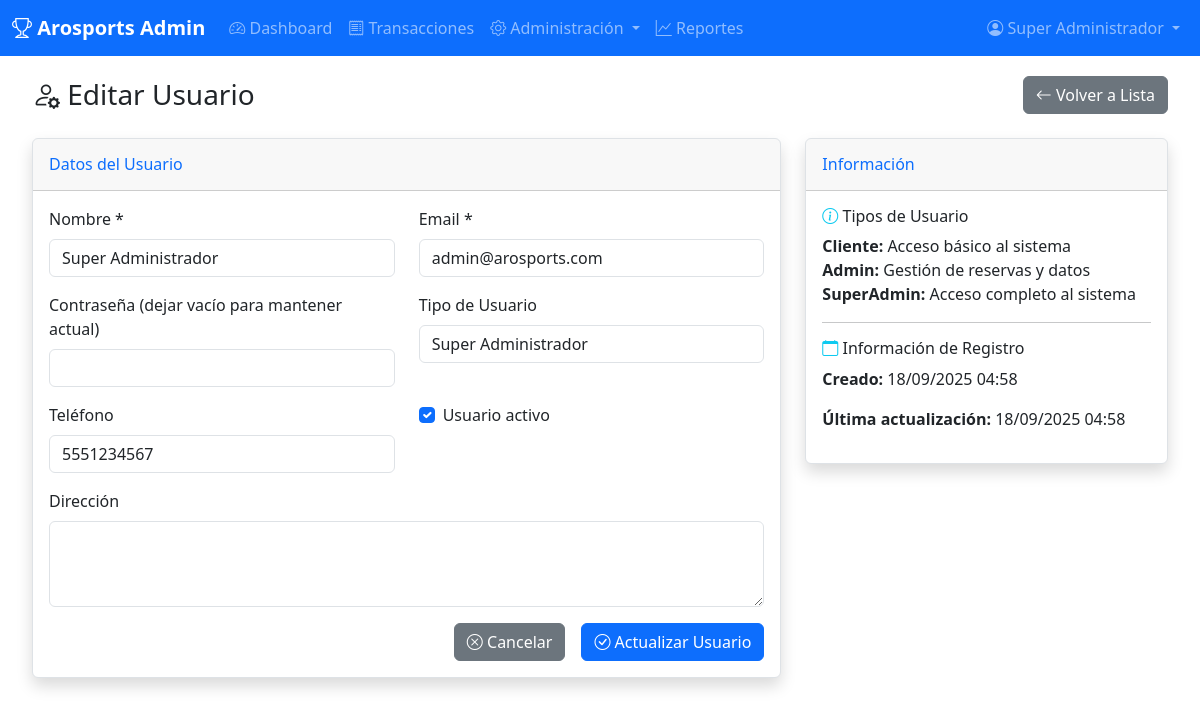
Screenshot of /admin/usuarios?action=edit&id=1 (signed in) with the database file from the repository.
### tables this page shows
CREATE TABLE `usuarios` (
  `id` int(11) NOT NULL AUTO_INCREMENT,
  `nombre` varchar(100) NOT NULL,
  `email` varchar(100) UNIQUE NOT NULL,
  `password` varchar(255) NOT NULL,
  `tipo_usuario` enum('superadmin','admin','cliente') DEFAULT 'cliente',
  `telefono` varchar(20) DEFAULT NULL,
  `direccion` text DEFAULT NULL,
  `activo` tinyint(1) DEFAULT 1,
  `fecha_registro` timestamp DEFAULT CURRENT_TIMESTAMP,
  `fecha_actualizacion` timestamp DEFAULT CURRENT_TIMESTAMP ON UPDATE CURRENT_TIMESTAMP,
  PRIMARY KEY (`id`)
);

### controllers/BaseController.php (called while the page is built, shortened)
<?php
class BaseController {
    public function __construct() {
        $database = new Database();
        $this->db = $database->getConnection();
    }
    protected function render($view, $data = []) {
        extract($data);
        include "views/{$view}.php";
        include 'views/layouts/main.php';
    }
}
?>

### config/database.php (called while the page is built, shortened)
<?php
class Database {
    private $host = DB_HOST;
    private $db_name = DB_NAME;
    private $username = DB_USER;
    private $password = DB_PASS;
    private $charset = DB_CHARSET;
    public function getConnection() {
        $this->conn = null;
        try {
            $dsn = "mysql:host=" . $this->host . ";dbname=" . $this->db_name . ";charset=" . $this->charset;
            $this->conn = new PDO($dsn, $this->username, $this->password);
            $this->conn->setAttribute(PDO::ATTR_ERRMODE, PDO::ERRMODE_EXCEPTION);
        } catch(PDOException $exception) {
            echo "Error de conexión: " . $exception->getMessage();
        }
        return $this->conn;
    }
}
?>

### views/admin/usuarios/form.php (the view, shortened to what this page needs)
<div class="container-fluid">
    <div class="d-sm-flex align-items-center justify-content-between mb-4">
        <h1 class="h3 mb-0 text-gray-800">
            <i class="bi bi-person-<?= $action === 'create' ? 'plus' : 'gear' ?>"></i>
            <?= $action === 'create' ? 'Crear Usuario' : 'Editar Usuario' ?>
        </h1>
        <a href="<?= BASE_URL ?>/admin/usuarios" class="btn btn-secondary">
            <i class="bi bi-arrow-left"></i> Volver a Lista
        </a>
    </div>
    <div class="row">
        <div class="col-lg-8">
            <div class="card shadow mb-4">
                <div class="card-header py-3">
                    <h6 class="m-0 font-weight-bold text-primary">
                        Datos del Usuario
                    </h6>
                </div>
                <div class="card-body">
                    <form method="POST" action="<?= BASE_URL ?>/admin/usuarios?action=<?= $action ?><?= $action === 'edit' && isset($usuario) ? '&id=' . $usuario['id'] : '' ?>">
                        <div class="row">
                            <div class="col-md-6">
                                <div class="mb-3">
                                    <label for="nombre" class="form-label">Nombre *</label>
                                    <input type="text"
                                           class="form-control"
                                           id="nombre"
                                           name="nombre"
                                           required
                                           value="<?= htmlspecialchars($usuario['nombre'] ?? $_POST['nombre'] ?? '') ?>">
                                </div>
                            </div>
                            <div class="col-md-6">
                                <div class="mb-3">
                                    <label for="email" class="form-label">Email *</label>
                                    <input type="email"
                                           class="form-control"
                                           id="email"
                                           name="email"
                                           required
                                           value="<?= htmlspecialchars($usuario['email'] ?? $_POST['email'] ?? '') ?>">
                                </div>
                            </div>
                        </div>
                        <div class="row">
                            <div class="col-md-6">
                                <div class="mb-3">
                                    <label for="password" class="form-label">
                                        Contraseña <?= $action === 'create' ? '*' : '(dejar vacío para mantener actual)' ?>
                                    </label>
                                    <input type="password"
                                           class="form-control"
                                           id="password"
                                           name="password"
                                           <?= $action === 'create' ? 'required' : '' ?>>
                                </div>
                            </div>
                            <div class="col-md-6">
                                <div class="mb-3">
                                    <label for="tipo_usuario" class="form-label">Tipo de Usuario</label>
                                    <select class="form-control" id="tipo_usuario" name="tipo_usuario" required>
                                        <option value="superadmin" <?= ($usuario['tipo_usuario'] ?? $_POST['tipo_usuario'] ?? '') === 'superadmin' ? 'selected' : '' ?>>
                                            Super Administrador
                                        </option>
                                    </select>
                                </div>
                            </div>
                        </div>
                        <div class="row">
                            <div class="col-md-6">
                                <div class="mb-3">
                                    <label for="telefono" class="form-label">Teléfono</label>
                                    <input type="tel"
                                           class="form-control"
                                           id="telefono"
                                           name="telefono"
                                           value="<?= htmlspecialchars($usuario['telefono'] ?? $_POST['telefono'] ?? '') ?>">
                                </div>
                            </div>
                            <?php if ($action === 'edit'): ?>
                            <div class="col-md-6">
                                <div class="mb-3">
                                    <div class="form-check">
                                        <input class="form-check-input"
                                               type="checkbox"
                                               id="activo"
                                               name="activo"
                                               <?= ($usuario['activo'] ?? 1) ? 'checked' : '' ?>>
                                        <label class="form-check-label" for="activo">
                                            Usuario activo
                                        </label>
                                    </div>
                                </div>
                            </div>
                            <?php endif; ?>
                        </div>
                        <div class="mb-3">
                            <label for="direccion" class="form-label">Dirección</label>
                            <textarea class="form-control"
                                      id="direccion"
                                      name="direccion"
                                      rows="3"><?= htmlspecialchars($usuario['direccion'] ?? $_POST['direccion'] ?? '') ?></textarea>
                        </div>
                        <div class="d-grid gap-2 d-md-flex justify-content-md-end">
                            <a href="<?= BASE_URL ?>/admin/usuarios" class="btn btn-secondary me-md-2">
                                <i class="bi bi-x-circle"></i> Cancelar
                            </a>
                            <button type="submit" class="btn btn-primary">
                                <i class="bi bi-check-circle"></i>
                                <?= $action === 'create' ? 'Crear Usuario' : 'Actualizar Usuario' ?>
                            </button>
                        </div>
                    </form>
                </div>
            </div>
        </div>
        <div class="col-lg-4">
            <div class="card shadow mb-4">
                <div class="card-header py-3">
                    <h6 class="m-0 font-weight-bold text-primary">Información</h6>
                </div>
                <div class="card-body">
                    <h6><i class="bi bi-info-circle text-info"></i> Tipos de Usuario</h6>
                    <ul class="list-unstyled">
                        <li><strong>Cliente:</strong> Acceso básico al sistema</li>
                        <li><strong>Admin:</strong> Gestión de reservas y datos</li>
                        <li><strong>SuperAdmin:</strong> Acceso completo al sistema</li>
                    </ul>
                    <?php if ($action === 'edit' && isset($usuario)): ?>
                    <hr>
                    <h6><i class="bi bi-calendar text-info"></i> Información de Registro</h6>
                    <p><strong>Creado:</strong> <?= date('d/m/Y H:i', strtotime($usuario['fecha_registro'])) ?></p>
                    <p><strong>Última actualización:</strong> <?= date('d/m/Y H:i', strtotime($usuario['fecha_actualizacion'])) ?></p>
                    <?php endif; ?>
                </div>
            </div>
        </div>
    </div>
</div>

### views/layouts/main.php (style rules this page uses)
.card { box-shadow: 0 0.125rem 0.25rem rgba(0, 0, 0, 0.075); border: 1px solid #dee2e6; }

### rows the page displays
usuarios: nombre "Super Administrador", email "admin@arosports.com", tipo_usuario "Super Administrador", telefono "5551234567", activo "☑", fecha_registro "18/09/2025 04:58", fecha_actualizacion "18/09/2025 04:58"

### other values shown
APP_NAME "Arosports Admin"
$_SESSION['user_name'] "Super Administrador"
